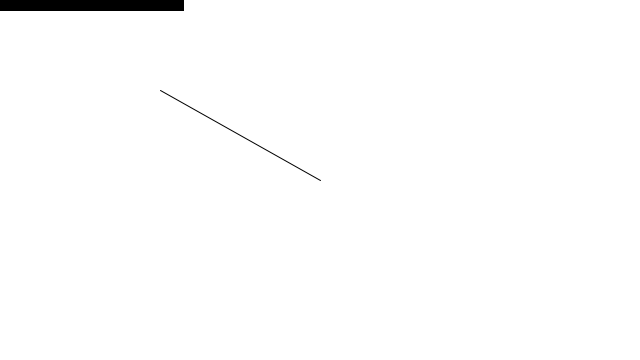
Frame 1 (no input)
Frame 60 (the mouse pressed at the canvas centre just before this capture): identical to frame 1, image omitted
Frame 120 (the mouse held since frame 60 and released just before this capture): blank canvas, image omitted

The Processing sketch that drew this single still picture (run headless with seeded random() and noise(); from frame 60 on, the mouse is pressed at the canvas centre):

// Processing sketch: Example_1_3_Vector_subtraction
// ── Example_1_3_Vector_subtraction.pde




void setup()
{

  size(640,360);

}
 
void draw()
{

  background(255);

  PVector mouse  = new PVector(mouseX,mouseY);
  PVector center = new PVector(width/2,height/2);

  mouse.sub(center);
  //mouse.mult(0.5);
  mouse.div(2);
  float m = mouse.mag();
  fill(0);
  rect(0,0, m, 10);
  
  translate(width/2,height/2);
  line(0,0,mouse.x,mouse.y);



}
